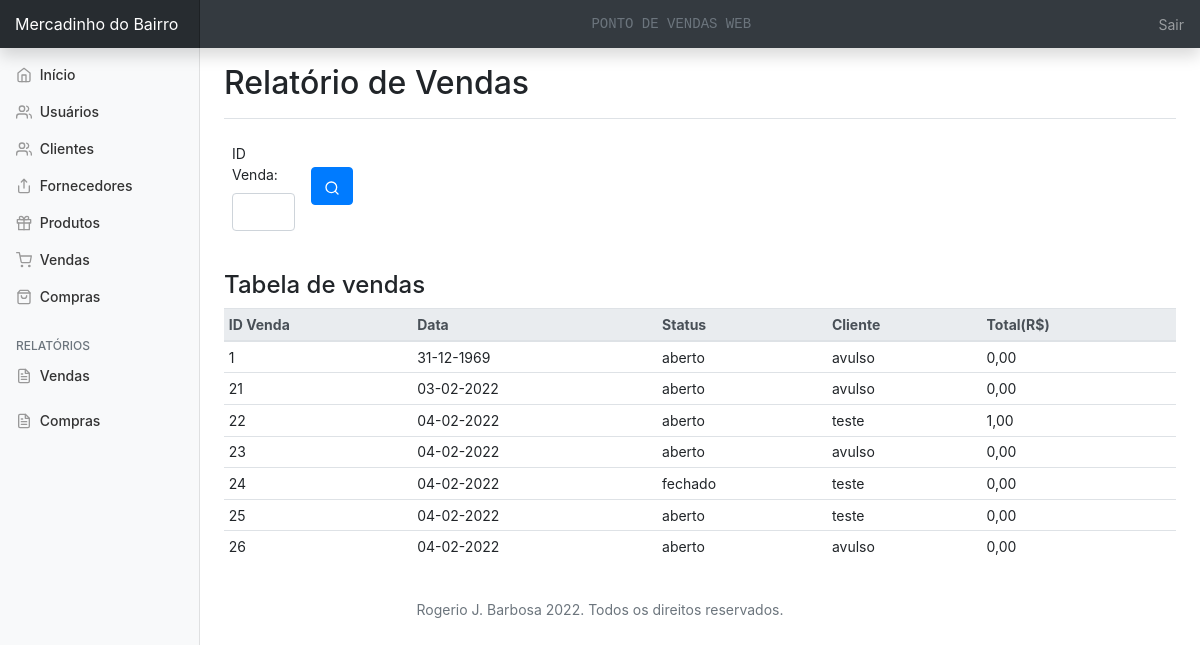
The app's page /relatoriosVendas.php with its own data.
### tables this page shows
CREATE TABLE `vendas` (
  `idVenda` int(11) NOT NULL,
  `data` date NOT NULL,
  `status` char(30) NOT NULL,
  `total` double NOT NULL,
  `fk_idCliente` char(150) NOT NULL
);

### relatoriosVendas.php (the view, shortened to what this page needs)
<?php
include 'conexao.php';
?>
<!doctype html>
<html lang="pt-br">
<head>
    <link rel="stylesheet" href="https://stackpath.bootstrapcdn.com/bootstrap/4.3.1/css/bootstrap.min.css"
>
    <link href="css/dashboard.css" rel="stylesheet">
</head>
<body>
    <?php include 'header.php' ?>
    <?php include 'sidemenu.php' ?>
    <main role="main" class="col-md-9 ml-sm-auto col-lg-10 px-4">
        <div
            class="d-flex justify-content-between flex-wrap flex-md-nowrap align-items-center pt-3 pb-2 mb-3 border-bottom">
            <h1 class="h2">Relatório de Vendas</h1>
        </div>
        <form action="buscaRelatorios.php" method="POST">
            <div class="d-flex flex-row mb-3">
                <div class="form-group p-2 col-sm-1">
                    <label for="idVenda">ID Venda:</label>
                    <input type="text" class="form-control" name="txtIdVenda">
                </div>
                <div class="form-group pt-3 mt-3">
                    <button type="submit" class="btn btn-primary ml-2" name="btnBuscaVenda"><span
                            data-feather="search"></button>
                </div>
            </div>
        </form>
        <h4>Tabela de vendas </h4>
        <div class="table-responsive">
            <table class="table table-hover table-sm">
                <thead class="thead-light">
                    <tr>
                        <th>ID Venda</th>
                        <th>Data</th>
                        <th>Status</th>
                        <th>Cliente</th>
                        <th>Total(R$)</th>
                    </tr>
                </thead>
                <tbody>
                    <?php
                    if (!isset($_GET['idVenda'])) {
                        $select = "Select * from vendas order by data ASC";
                        $query = mysqli_query($con, $select);
                        while ($result = mysqli_fetch_assoc($query)) {
                            echo "<tr>";
                            echo "<td>" . $result['idVenda'] . "</td>";
                            echo "<td>" . date("d-m-Y", strtotime($result['data'])) . "</td>";
                            echo "<td>" . $result['status'] . "</td>";
                            echo "<td>" . $result['fk_idCliente'] . "</td>";
                            echo "<td>" . number_format($result['total'], 2, ',', '.') . "</td>";
                            echo "</tr>";
                        }
                    }
                    ?>
                </tbody>
            </table>
        </div>
    </main>
    <br>
    <?php include 'footer.php' ?>
</body>
</html>

### css/dashboard.css (style rules this page uses)
body { font-size: .875rem; }
.feather { width: 16px; height: 16px; vertical-align: text-bottom; }
[role="main"] { padding-top: 48px; }

### records on screen
vendas: idVenda "1", data "31-12-1969", status "aberto", fk_idCliente "avulso", total "0,00"
vendas: idVenda "21", data "03-02-2022", status "aberto", fk_idCliente "avulso", total "0,00"
vendas: idVenda "22", data "04-02-2022", status "aberto", fk_idCliente "teste", total "1,00"
vendas: idVenda "23", data "04-02-2022", status "aberto", fk_idCliente "avulso", total "0,00"
vendas: idVenda "24", data "04-02-2022", status "fechado", fk_idCliente "teste", total "0,00"
vendas: idVenda "25", data "04-02-2022", status "aberto", fk_idCliente "teste", total "0,00"
vendas: idVenda "26", data "04-02-2022", status "aberto", fk_idCliente "avulso", total "0,00"
